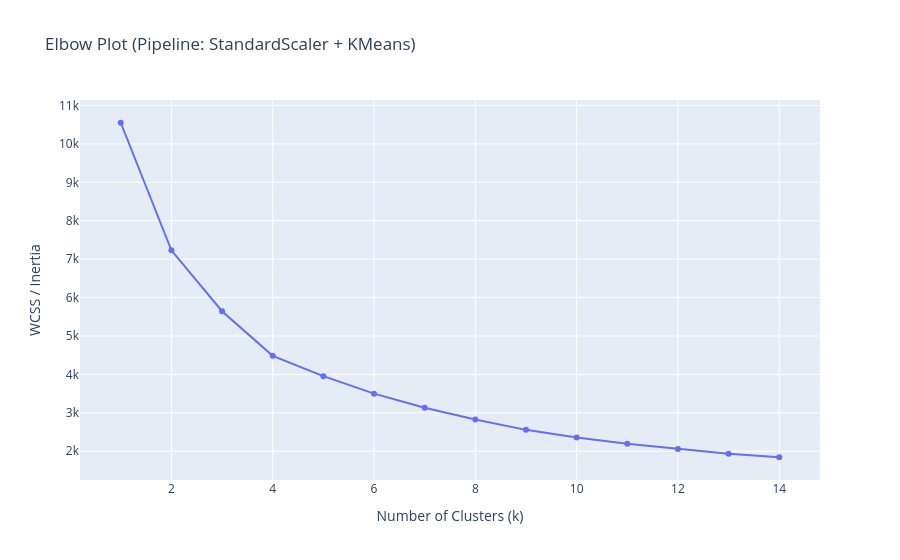

Notebook source saved alongside this figure:
### Markdown cell above
#### Elbow Method

### Code cell
K_values = list(range(1,15))
wcss = []

for k in K_values:
    pipe.set_params(kmeans__n_clusters=k)
    pipe.fit(numeric)
    inertia = pipe["kmeans"].inertia_
    wcss.append(inertia)

fig = px.line(
    x = K_values,
    y = wcss,
    markers = True,
    title = 'Elbow Plot (Pipeline: StandardScaler + KMeans)',
    labels = {'x': 'Number of Clusters (k)', 'y': 'WCSS / Inertia'}
)

fig.show()

### Figure 1 — Plotly figure (JSON) as saved in the notebook; plotly's stock layout.template omitted (floating-point values rounded to 4 significant figures)
{"data": [{"hovertemplate": "Number of Clusters (k)=%{x}<br>WCSS / Inertia=%{y}<extra></extra>", "legendgroup": "", "line": {"color": "#636efa", "dash": "solid"}, "marker": {"symbol": "circle"}, "mode": "lines+markers", "name": "", "orientation": "v", "showlegend": false, "type": "scatter", "x": [1, 2, 3, 4, 5, 6, 7, 8, 9, 10, 11, 12, 13, 14], "xaxis": "x", "y": [10550.0, 7229.0, 5646.0, 4484.0, 3954.0, 3499.0, 3133.0, 2827.0, 2557.0, 2357.0, 2195.0, 2057.0, 1932.0, 1844.0], "yaxis": "y"}], "layout": {"legend": {"tracegroupgap": 0}, "title": {"text": "Elbow Plot (Pipeline: StandardScaler + KMeans)"}, "xaxis": {"anchor": "y", "domain": [0, 1], "title": {"text": "Number of Clusters (k)"}}, "yaxis": {"anchor": "x", "domain": [0, 1], "title": {"text": "WCSS / Inertia"}}}}
